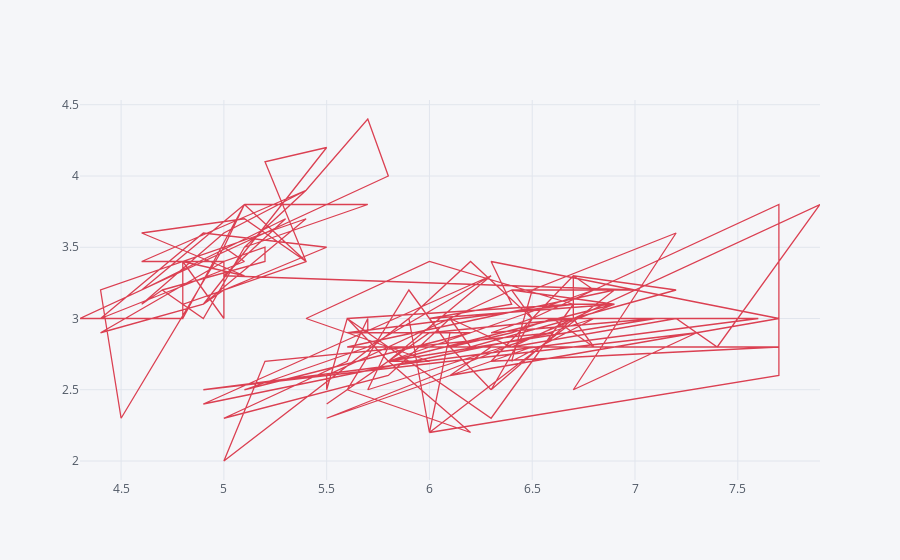
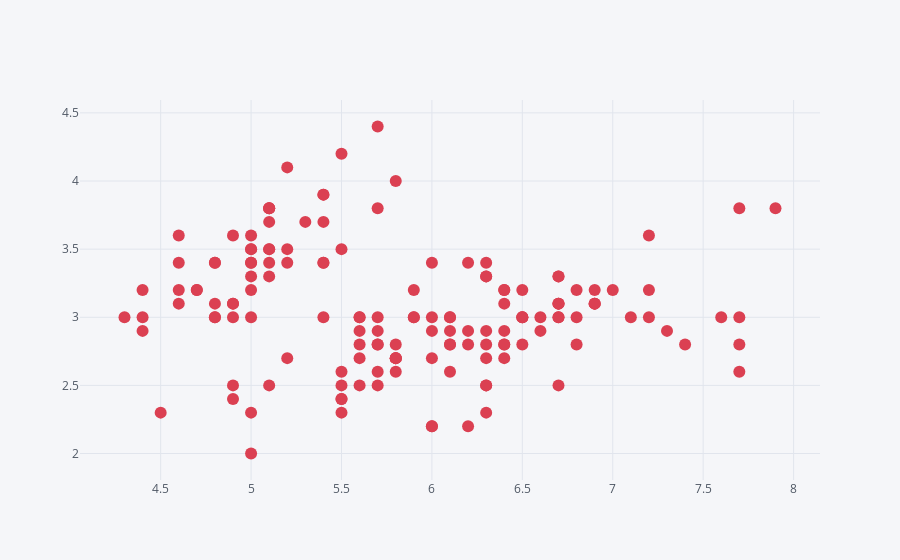

The cell these charts' notebook holds for them, in order:
### Code cell
a = sns.load_dataset('iris')
a.iplot( x = 'sepal_length', y = 'sepal_width', color = 'red')
a.iplot( x = 'sepal_length', y = 'sepal_width', color = 'red', mode = 'markers')

### Figure 1 — Plotly figure (JSON) as saved in the notebook; plotly's stock layout.template omitted (floating-point values rounded to 4 significant figures; data arrays with more than 128 entries replaced by an {"elided": "..."} marker saying what was removed)
{"data": [{"line": {"color": "rgba(219, 64, 82, 1.0)", "dash": "solid", "shape": "linear", "width": 1.3}, "mode": "lines", "name": "sepal_width", "text": "", "type": "scatter", "x": {"elided": "150 float values"}, "y": {"elided": "150 float values"}}], "layout": {"legend": {"bgcolor": "#F5F6F9", "font": {"color": "#4D5663"}}, "paper_bgcolor": "#F5F6F9", "plot_bgcolor": "#F5F6F9", "title": {"font": {"color": "#4D5663"}}, "xaxis": {"gridcolor": "#E1E5ED", "showgrid": true, "tickfont": {"color": "#4D5663"}, "title": {"font": {"color": "#4D5663"}, "text": ""}, "zerolinecolor": "#E1E5ED"}, "yaxis": {"gridcolor": "#E1E5ED", "showgrid": true, "tickfont": {"color": "#4D5663"}, "title": {"font": {"color": "#4D5663"}, "text": ""}, "zerolinecolor": "#E1E5ED"}}}

### Figure 2 — Plotly figure (JSON) as saved in the notebook; plotly's stock layout.template omitted (floating-point values rounded to 4 significant figures; data arrays with more than 128 entries replaced by an {"elided": "..."} marker saying what was removed)
{"data": [{"line": {"color": "rgba(219, 64, 82, 1.0)", "dash": "solid", "shape": "linear", "width": 1.3}, "marker": {"size": 12, "symbol": "circle"}, "mode": "markers", "name": "sepal_width", "text": "", "type": "scatter", "x": {"elided": "150 float values"}, "y": {"elided": "150 float values"}}], "layout": {"legend": {"bgcolor": "#F5F6F9", "font": {"color": "#4D5663"}}, "paper_bgcolor": "#F5F6F9", "plot_bgcolor": "#F5F6F9", "title": {"font": {"color": "#4D5663"}}, "xaxis": {"gridcolor": "#E1E5ED", "showgrid": true, "tickfont": {"color": "#4D5663"}, "title": {"font": {"color": "#4D5663"}, "text": ""}, "zerolinecolor": "#E1E5ED"}, "yaxis": {"gridcolor": "#E1E5ED", "showgrid": true, "tickfont": {"color": "#4D5663"}, "title": {"font": {"color": "#4D5663"}, "text": ""}, "zerolinecolor": "#E1E5ED"}}}
